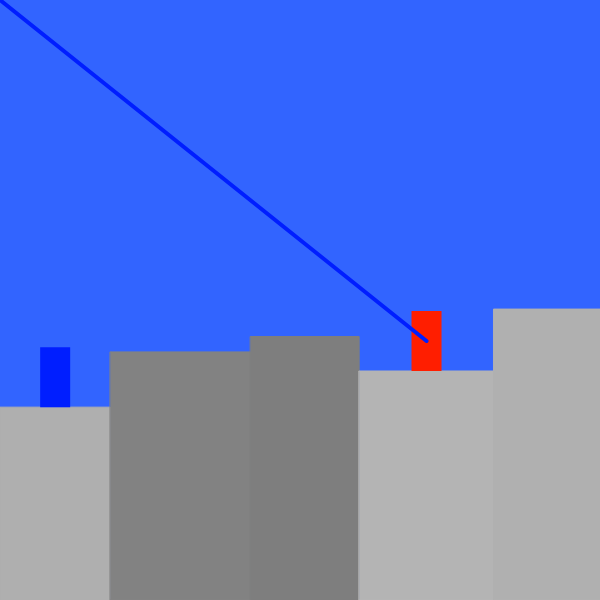
Frame 1 (no input)
Frame 60 (no input): identical to frame 1, image omitted
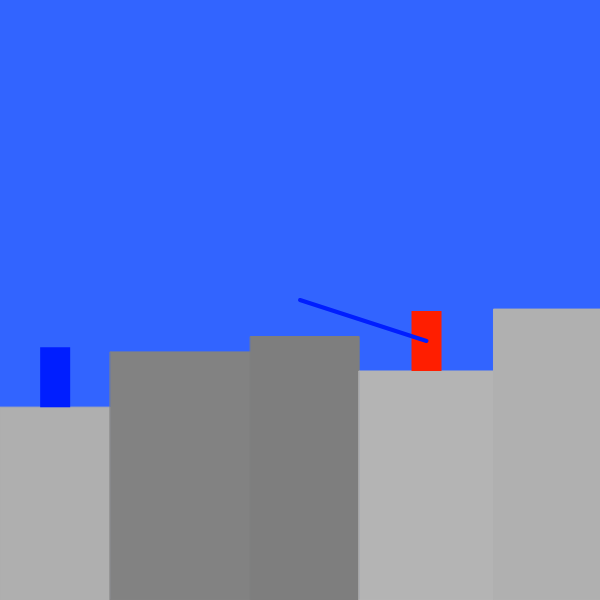
Frame 120 (the mouse pressed at the canvas centre since frame 60)

The p5.js sketch that drew these frames (run headless with seeded random() and noise() and a simulated clock; from frame 60 on, the mouse is pressed at the canvas centre):

// p5.js sketch
// ── sketch.js
const width = 600;
const height = 600;
const radius = 5;

var buildings = [];
var players = [];
var turn = 0;
var aiming = true;
var force, proj;

function mouseClicked() {
    aiming = false;
    let x = players[turn].x + radius;
    let y = players[turn].y - 30;
    proj = new Circle(x, y, radius, 
                      {vx:force.x/50, vy:force.y/50, ax:0, ay:0.1}, 
                      {c_fill:players[turn].c_fill});
    turn = (turn+1)%2;
}

function endScreen(killed) {
        noStroke();
        fill(255);
        textAlign(CENTER);
        textSize(64);
        text("Player " + (killed) + " was killed", width/2, height/2);
}

function setup() {
    createCanvas(width, height);
    let length = 0;
    while ( length < width ){
        let y = random(width/2, 3*width/4);
        let h = width - y;
        let w = random(100, 150);
        let c = color(random(100,200));
        buildings.push(new Rect(length, y, w, h, {}, {c_line:c, c_fill:c}));
        length += w;
    }
    for (let i=0; i < 2; i++) {
        let pos = random(buildings);
        let w = 30;
        let h = 60;
        let x = pos.x + 0.5*pos.w - w/2;
        let y = pos.y - h;
        if ( i == 1 && x == players[0].x ) {
            i--;
        } else {
            players.push(new Rect(x, y, w, h, {}, {c_fill:color(255*(1 - i), 30, i*255)}));
        }
    }

}

function draw() {
    var killed = -1;
    background(color(50, 100, 255));
    rectMode(CORNER);
    for ( let i=0; i<buildings.length; i++ ) {
        buildings[i].show();
    }
    for ( let i=0; i<players.length; i++ ) {
        players[i].show();
    }
    if (aiming) {
        let x = players[turn].x + 15;
        let y = players[turn].y + 30;
        strokeWeight(4);
        stroke(players[(turn + 1)%2].c_fill);
        line(x, y, mouseX, mouseY);
        force = createVector(mouseX - x, mouseY - y);
        strokeWeight(1);
    } else {
        move(proj);
        proj.show();
        for ( let i=0; i<buildings.length; i++ ) {
            if (buildings[i].circleCollision(proj)) {
                aiming = true;
            }
        }
        for ( let i=0; i<players.length; i++ ) {
            if (players[i].circleCollision(proj)) {
                killed = i;
            }
        }
    }
    if ( killed >= 0 ) {
        noLoop();
        endScreen(killed + 1);
    }
}

// ── shapes.js
function move(obj) {
        if (obj.state) {
            obj.x += obj.state.vx;
            obj.y += obj.state.vy;
            obj.state.vx += obj.state.ax; 
            obj.state.vy += obj.state.ay;
        }
}

class Rect {
    constructor(x, y, w, h, state, style){
            this.x = x;
            this.y = y;
            this.w = w;
            this.h = h;
            this.state = state;
            if (style.c_line){
                    this.c_line = style.c_line;
            } else {
                    this.c_line = false;
            }
            if (style.c_fill) {
                    this.c_fill = style.c_fill;
            } else {
                    this.c_fill = false;
            }
    }

    show() {
            noFill();
            if (this.c_fill) {
                fill(this.c_fill);
            }
            noStroke();
            if (this.c_line) {
                stroke(this.c_line);
            }
            rect(this.x, this.y, this.w, this.h)
    }

    getPos(){
        return createVector(this.x, this.y);
    }

    getVel(v){
        let vx = this.state.vx;
        let vy = this.state.vy;
        return createVector(vx, vy);
    }

    getAcc(a){
        let ax = this.state.ax;
        let ay = this.state.ay;
        return createVector(ax, ay);
    }

    setVel(v){
        this.state.vx = v.x;
        this.state.vy = v.y;
    }

    setAcc(a){
        this.state.ax = a.x;
        this.state.ay = a.y;
    }

    circleCollision(other){
            let hit = false;
            let d1 = dist(other.x, other.y, this.x, this.y);
            let d2 = dist(other.x, other.y, this.x + this.w, this.y);
            let d3 = dist(other.x, other.y, this.x, this.y + this.h);
            let d4 = dist(other.x, other.y, this.x + this.w, this.y + this.h);
            let min_x = (this.w < 0 ? this.x + this.w:this.x);
            let max_x = (this.w < 0 ? this.x:this.x + this.w);
            let e1 = (other.x + other.r) >= min_x;
            let e2 = (other.x - other.r) <= max_x;
            let min_y = (this.h < 0 ? this.y + this.h:this.y)
            let max_y = (this.h < 0 ? this.y:this.y + this.h)
            let e3 = (other.y + other.r) >= min_y;
            let e4 = (other.y - other.r) <= max_y;
            let inside = e1 & e2 & e3 & e4;
            let corner = (d1 <= other.r) | (d2 <= other.r) | (d3 <= other.r) | (d4 <= other.r);
            if (corner|inside){
                hit = {l:(other.x + other.r) <= min_x,
                       r:(other.x - other.r) >= max_x, 
                       u:(other.y + other.r) <= min_y, 
                       d:(other.y - other.r) >= max_y, 
                       c:corner};
            }
            return hit;
    }
}


class Circle{
    
    constructor(x, y, r, state, style){
            this.x = x;
            this.y = y;
            this.r = r;
            this.state = state;
            //TODO: fix so that black can be used
            if (style.c_line){
                    this.c_line = style.c_line;
            } else {
                    this.c_line = false;
            }
            if (style.c_fill) {
                    this.c_fill = style.c_fill;
            } else {
                    this.c_fill = false;
            }
    }

    getPos(){
        return createVector(this.x, this.y);
    }

    getVel(v){
        let vx = this.state.vx;
        let vy = this.state.vy;
        return createVector(vx, vy);
    }

    getAcc(a){
        let ax = this.state.ax;
        let ay = this.state.ay;
        return createVector(ax, ay);
    }

    setVel(v){
        this.state.vx = v.x;
        this.state.vy = v.y;
    }

    setAcc(a){
        this.state.ax = a.x;
        this.state.ay = a.y;
    }

    collision(other){
            let d = dist(this.x, this.y, other.x, other.y);
            return d <= this.r + other.r;
    }

    show(){
            noFill();
            if (this.c_fill){
                fill(this.c_fill);
            }
            noStroke();
            if (this.c_line) {
                stroke(this.c_line);
            }
            ellipseMode(RADIUS)
            ellipse(this.x, this.y, this.r)
    }

}
